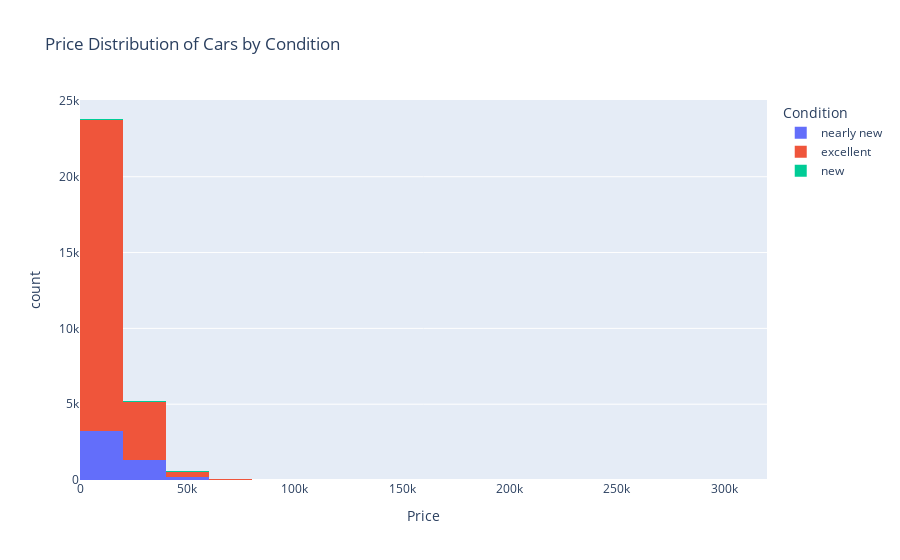

Here is the notebook cell this chart was saved with:
### Markdown cell above
#### Based on conditions

### Code cell
# Filter the DataFrame for the relevant conditions
filtered_df = df[df['condition'].isin(['excellent', 'new', 'nearly new'])]

# Create the histogram
fig = px.histogram(
    filtered_df,
    x='price',
    color='condition',
    title='Price Distribution of Cars by Condition',
    labels={'price': 'Price', 'condition': 'Condition'},
    nbins=20
)

# Show the plot
fig.show()

### Figure 1 — Plotly figure (JSON) as saved in the notebook; plotly's stock layout.template omitted (floating-point values rounded to 4 significant figures; data arrays with more than 128 entries replaced by an {"elided": "..."} marker saying what was removed)
{"data": [{"alignmentgroup": "True", "bingroup": "x", "hovertemplate": "Condition=nearly new<br>Price=%{x}<br>count=%{y}<extra></extra>", "legendgroup": "nearly new", "marker": {"color": "#636efa", "pattern": {"shape": ""}}, "name": "nearly new", "nbinsx": 20, "offsetgroup": "nearly new", "orientation": "v", "showlegend": true, "type": "histogram", "x": {"elided": "4742 int values"}, "xaxis": "x", "yaxis": "y"}, {"alignmentgroup": "True", "bingroup": "x", "hovertemplate": "Condition=excellent<br>Price=%{x}<br>count=%{y}<extra></extra>", "legendgroup": "excellent", "marker": {"color": "#EF553B", "pattern": {"shape": ""}}, "name": "excellent", "nbinsx": 20, "offsetgroup": "excellent", "orientation": "v", "showlegend": true, "type": "histogram", "x": {"elided": "24773 int values"}, "xaxis": "x", "yaxis": "y"}, {"alignmentgroup": "True", "bingroup": "x", "hovertemplate": "Condition=new<br>Price=%{x}<br>count=%{y}<extra></extra>", "legendgroup": "new", "marker": {"color": "#00cc96", "pattern": {"shape": ""}}, "name": "new", "nbinsx": 20, "offsetgroup": "new", "orientation": "v", "showlegend": true, "type": "histogram", "x": {"elided": "143 int values"}, "xaxis": "x", "yaxis": "y"}], "layout": {"barmode": "relative", "legend": {"title": {"text": "Condition"}, "tracegroupgap": 0}, "title": {"text": "Price Distribution of Cars by Condition"}, "xaxis": {"anchor": "y", "domain": [0, 1], "title": {"text": "Price"}}, "yaxis": {"anchor": "x", "domain": [0, 1], "title": {"text": "count"}}}}
